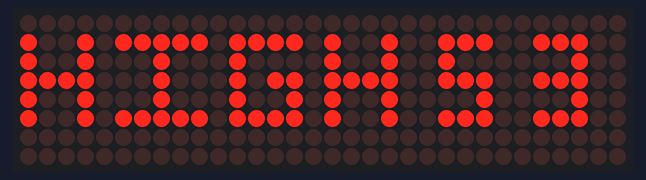
This sketch was run on a simulated Arduino Uno, built with avr-gcc and run on an emulated ATmega328P. Parts: 32×8 LED matrix.

Above: at 0.1 s.
At 1.1 s:
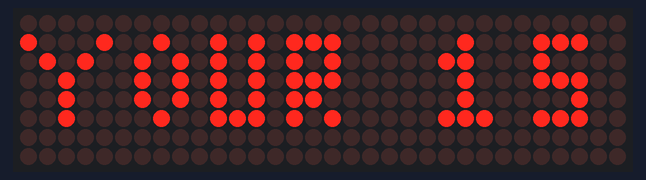

The sketch:

highscore.ino
```cpp
#include <Time.h>
#include <TimeLib.h>

#include "LedControl.h"

LedControl lc=LedControl(12,11,10,4);  // Pins: DIN,CLK,CS, # of Display connected

unsigned long delayTime=1000;  // Delay between Frames


byte yourFirst[] = {

  B00000000,
  B10001001,
  B01010010,
  B00100010,
  B00100010,
  B00100001,
  B00000000,
  B00000000
};


byte yourSecond[] = {

  B00000000,
  B00101011,
  B10101010,
  B10101011,
  B10101011,
  B00111010,
  B00000000,
  B00000000
};


byte yourThird[] = {
   B00000000,
  B10000000,
  B10000000,
  B10000000,
  B00000000,
  B10000000,
  B00000000,
  B00000000
};


byte IMAGESfirst[][8] = {

{
  B00000000,
  B00000011,
  B00000010,
  B00000010,
  B00000010,
  B00000011,
  B00000000,
  B00000000
},{
  B00000000,
  B00000001,
  B00000011,
  B00000001,
  B00000001,
  B00000011,
  B00000000,
  B00000000
},{
  B00000000,
  B00000001,
  B00000010,
  B00000000,
  B00000001,
  B00000011,
  B00000000,
  B00000000
},{
  B00000000,
  B00000011,
  B00000000,
  B00000011,
  B00000000,
  B00000011,
  B00000000,
  B00000000
},{
  B00000000,
  B00000010,
  B00000010,
  B00000011,
  B00000000,
  B00000000,
  B00000000,
  B00000000
},{
  B00000000,
  B00000011,
  B00000010,
  B00000011,
  B00000000,
  B00000011,
  B00000000,
  B00000000
},{
  B00000000,
  B00000011,
  B00000010,
  B00000011,
  B00000010,
  B00000011,
  B00000000,
  B00000000
},{
  B00000000,
  B00000011,
  B00000000,
  B00000000,
  B00000001,
  B00000001,
  B00000000,
  B00000000
},{
  B00000000,
  B00000011,
  B00000010,
  B00000011,
  B00000010,
  B00000011,
  B00000000,
  B00000000
},{
  B00000000,
  B00000011,
  B00000010,
  B00000011,
  B00000000,
  B00000011,
  B00000000,
  B00000000
}};


byte IMAGESsecond[][8] = {
  {
  B00000000,
  B10000000,
  B10000000,
  B10000000,
  B10000000,
  B10000000,
  B00000000,
  B00000000
},{
  B00000000,
  B00000000,
  B00000000,
  B00000000,
  B00000000,
  B10000000,
  B00000000,
  B00000000
},{
  B00000000,
  B10000000,
  B01000000,
  B10000000,
  B00000000,
  B11000000,
  B00000000,
  B00000000
},{
  B00000000,
  B10000000,
  B10000000,
  B10000000,
  B10000000,
  B10000000,
  B00000000,
  B00000000
},{
  B00000000,
  B10000000,
  B10000000,
  B10000000,
  B10000000,
  B10000000,
  B00000000,
  B00000000
},{
  B00000000,
  B10000000,
  B00000000,
  B10000000,
  B10000000,
  B10000000,
  B00000000,
  B00000000
},{
  B00000000,
  B10000000,
  B00000000,
  B10000000,
  B10000000,
  B10000000,
  B00000000,
  B00000000
},{
  B00000000,
  B11000000,
  B01000000,
  B10000000,
  B00000000,
  B00000000,
  B00000000,
  B00000000
},{
  B00000000,
  B10000000,
  B10000000,
  B10000000,
  B10000000,
  B10000000,
  B00000000,
  B00000000
},{
  B00000000,
  B10000000,
  B10000000,
  B10000000,
  B10000000,
  B10000000,
  B00000000,
  B00000000
}};

byte IMAGESlast[][8] = {
  {
  B00000000,
  B00011100,
  B00010100,
  B00010100,
  B00010100,
  B00011100,
  B00000000,
  B00000000
},{
  B00000000,
  B00001000,
  B00011000,
  B00001000,
  B00001000,
  B00011100,
  B00000000,
  B00000000
},{
  B00000000,
  B00001100,
  B00010010,
  B00000100,
  B00001000,
  B00011110,
  B00000000,
  B00000000
},{
  B00000000,
  B00011100,
  B00000100,
  B00011100,
  B00000100,
  B00011100,
  B00000000,
  B00000000
},{
  B00000000,
  B00010100,
  B00010100,
  B00011100,
  B00000100,
  B00000100,
  B00000000,
  B00000000
},{
  B00000000,
  B00011100,
  B00010000,
  B00011100,
  B00000100,
  B00011100,
  B00000000,
  B00000000
},{
  B00000000,
  B00011100,
  B00010000,
  B00011100,
  B00010100,
  B00011100,
  B00000000,
  B00000000
},{
  B00000000,
  B00011110,
  B00000010,
  B00000100,
  B00001000,
  B00001000,
  B00000000,
  B00000000
},{
  B00000000,
  B00011100,
  B00010100,
  B00011100,
  B00010100,
  B00011100,
  B00000000,
  B00000000
},{
  B00000000,
  B00011100,
  B00010100,
  B00011100,
  B00000100,
  B00011100,
  B00000000,
  B00000000
}};


byte firstBoard[] = {
   B00000000,  //
   B10010111,
   B10010001,
   B11110001,
   B10010001,
   B10010111,
   B00000000,
   B00000000
};

byte secondBoard[] = {
   B00000000,
   B11011110,
   B00010000,
   B00010110,
   B00010010,
   B11011110,
   B00000000,
   B00000000
};

byte initialthirdBoard[] = {
   B00000000,
   B10010000,
   B10010000,
   B11110000,
   B10010000,
   B10010000,
   B00000000,
   B00000000
};
byte thirdBoard[] = {
   B00000000,
   B00000000,
   B00000000,
   B00000000,
   B00000000,
   B00000000,
   B00000000,
   B00000000
};
byte fourthBoard[] = {
   B00000000,
   B00000000,
   B00000000,
   B00000000,
   B00000000,
   B00000000,
   B00000000,
   B00000000
};


void setup() {
  lc.shutdown(0,false);  // Wake up displays
  lc.shutdown(1,false);
  lc.shutdown(2,false);
  lc.shutdown(3,false);
  lc.setIntensity(0,2);  // Set intensity levels
  lc.setIntensity(1,2);
  lc.setIntensity(2,2);
  lc.setIntensity(3,2);
  lc.clearDisplay(0);  // Clear Displays
  lc.clearDisplay(1);
  lc.clearDisplay(2);
  lc.clearDisplay(3);
  Serial.begin(9600);


}

void initial_dikhane_vala()
{
  for (int i = 0; i < 8; i++)
  { lc.setRow(3,i,firstBoard[i]);
    lc.setRow(2,i,secondBoard[i]);
   }
}

void update_thirdBoardArray(int digit)
{
  for (int i = 0; i < 8; i++)
  {
    thirdBoard[i]=initialthirdBoard[i]+IMAGESfirst[digit][i] ;
  }
}
void update_your_thirdBoardArray(int digit)
{
  for (int i = 0; i < 8; i++)
  {
    thirdBoard[i]=yourThird[i]+IMAGESfirst[digit][i] ;
  }
}


void update_fourthBoardArray(int tensPlace,int oncePlace)
{
  for (int i = 0; i < 8; i++)
  {
    fourthBoard[i]=IMAGESsecond[tensPlace][i]+IMAGESlast[oncePlace][i];
  }
}


void loop() {
    int highScore=53;
    int tensPlace=highScore/10;
    update_thirdBoardArray(tensPlace);
    update_fourthBoardArray(tensPlace,highScore%10);
    for (int i = 0; i < 8; i++)
    {
     lc.setRow(3,i,firstBoard[i]);
    lc.setRow(2,i,secondBoard[i]);
    lc.setRow(1,i,thirdBoard[i]);
    lc.setRow(0,i,fourthBoard[i]);
   }

    delay(delayTime);
    int playerScore=15;
    tensPlace=playerScore/10;

    update_your_thirdBoardArray(tensPlace);
    update_fourthBoardArray(tensPlace,playerScore%10);
    for (int i = 0; i < 8; i++)
    {
     lc.setRow(3,i,yourFirst[i]);
    lc.setRow(2,i,yourSecond[i]);
    lc.setRow(1,i,thirdBoard[i]);
    lc.setRow(0,i,fourthBoard[i]);
   }

   delay(delayTime);


}
```

Measured:
- what the display in image 1 shows lasts 1.1 s, from 1.0 s to 2.1 s
